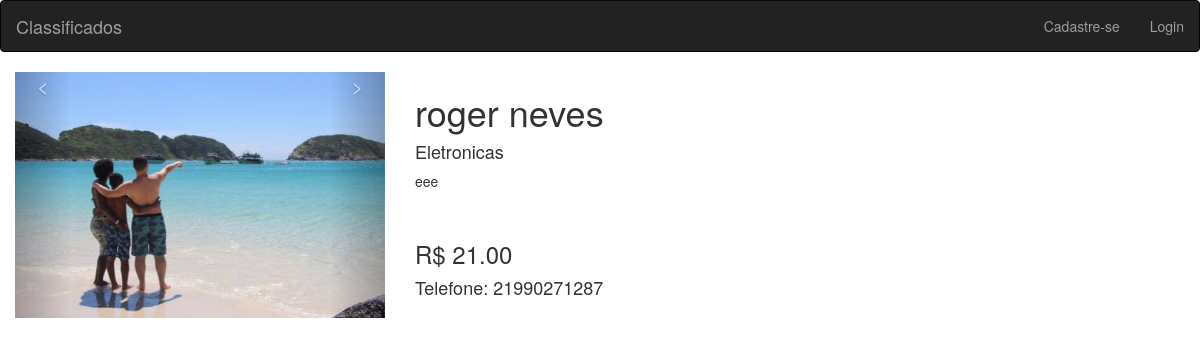
Screenshot of /produto.php?id=2 with the database file from the repository.
### tables this page shows
CREATE TABLE IF NOT EXISTS `anuncios_imagens` (
  `id` int(10) unsigned NOT NULL AUTO_INCREMENT,
  `url` varchar(100) NOT NULL DEFAULT '',
  `id_anuncio` int(11) NOT NULL DEFAULT '0',
  PRIMARY KEY (`id`)
);

CREATE TABLE IF NOT EXISTS `anuncios` (
  `id` int(10) unsigned NOT NULL AUTO_INCREMENT,
  `id_categoria` int(11) NOT NULL,
  `titulo` varchar(100) NOT NULL DEFAULT '',
  `valor` float NOT NULL DEFAULT '0',
  `id_usuario` int(11) NOT NULL,
  `descricao` text,
  `estado` int(11) DEFAULT NULL,
  PRIMARY KEY (`id`),
  UNIQUE KEY `id` (`id`)
);

### classes/anuncios.class.php (called while the page is built, shortened)
<?php
class Anuncios{
public function getAnuncio($id){
    $array = array();
    global $pdo;
    $sql = $pdo->prepare("SELECT *,
    (select categoria.nome from categoria where categoria.id = anuncios.id_categoria
            ) as categoria,
    (select usuarios.telefone from usuarios where usuarios.id = anuncios.id_usuario
            ) as telefone
     FROM anuncios where id = :id");
    $sql->bindValue(":id", $id);
    $sql->execute();
    if($sql->rowCount() > 0){
        $array = $sql->fetch();
        $array['fotos'] = array();
        $sql = $pdo->prepare("SELECT id , url FROM anuncios_imagens WHERE id_anuncio = :id_anuncio");
        $sql->bindValue(":id_anuncio",$id);
        $sql->execute();
        if($sql->rowCount() > 0){
            $array['fotos'] = $sql->fetchAll();
        }
    }
    return $array;
}
}

### produto.php (the view, shortened to what this page needs)
<?php require 'pages/header.php';
      require 'classes/anuncios.class.php';
    $a = new anuncios();
    if(isset($_GET['id']) && !empty($_GET['id'])){
        $id = addslashes($_GET['id']);
    }else{
        echo "<script>window.location.href='login.php';</script>";
        exit;
    }
    $info = $a->getAnuncio($id);
?>
    <div class="container-fluid">
        <div class="row">
            <div class="col-sm-4">
            <div class="carousel slide" data-ride="carousel" id="meuCarousel">
                <div class="carousel-inner" role="listbox">
                    <?php foreach($info['fotos'] as $chave=> $foto): ?>
                    <div class="item <?php echo ($chave == "0" ? 'active' :'');?>">
                        <img src="assets/images/anuncios/<?php echo $foto['url']; ?>" alt=""/>
                    </div>
                    <?php endforeach; ?>
                </div>
                    <a class="left carousel-control" href="#meuCarousel" role="button"
                    data-slide="prev">
                    <span><</span></a>
                    <a class="right carousel-control" href="#meuCarousel" role="button"
                    data-slide="next">
                    <span>></span></a>
                </div>
            </div>
            <div class="col-sm-7">
            <h1><?= utf8_decode($info['titulo']) ?></h1>
            <h4><?= utf8_decode($info['categoria']) ?></h4>
            <p><?= utf8_decode($info['descricao']) ?></p>
            <br/>
            <h3>R$ <?= number_format($info['valor'],2) ?> </h3>
            <h4>Telefone: <?= $info['telefone'] ?> </h4>
            </div>
        </div>
    </div>
<?php require 'pages/footer.php' ?>

### rows the page displays
anuncios_imagens: url (picture)
anuncios: titulo "roger neves", descricao "eee", valor "21.00"

### other values shown
utf8_decode($info['categoria']) "Eletronicas"
$info['telefone'] "21990271287"
